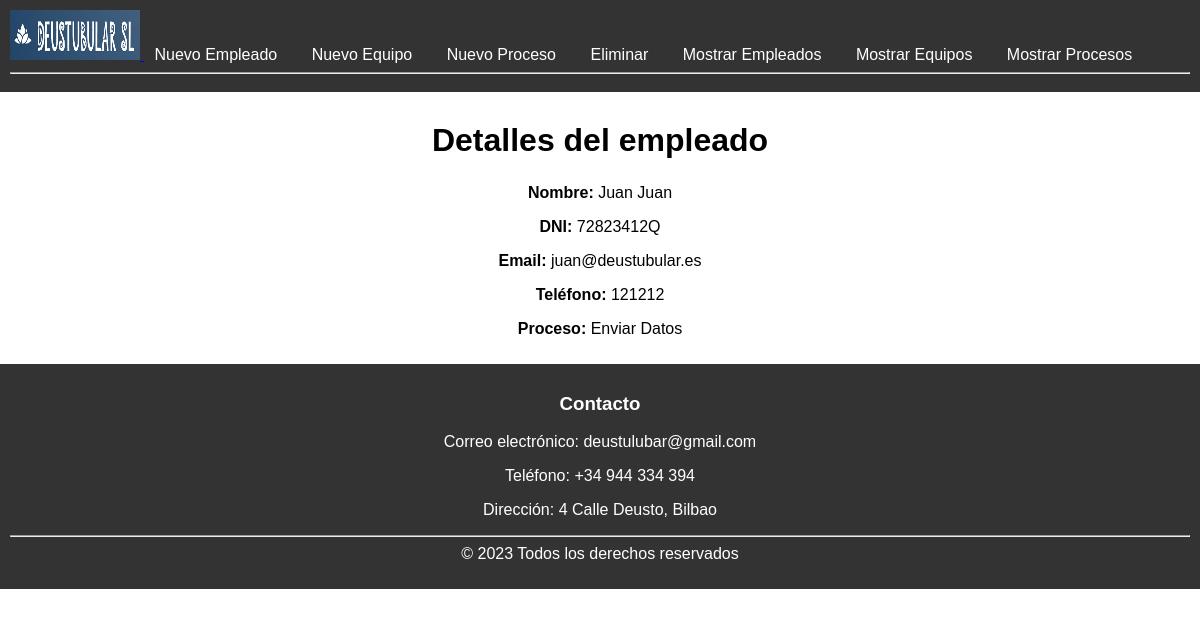
Screenshot of /5/23/ with the database file from the repository.
### DeustubularSL_app/models.py (models this page shows, shortened)
class empleado (models.Model):
    nombre = models.CharField(max_length = 150)
    apellidos = models.CharField(max_length = 150)
    DNI = models.CharField(max_length = 150)
    email = models.CharField(max_length = 150)
    telfono = models.IntegerField(max_length=9,default=0)
    FKidProcesp = models.ForeignKey (proceso, on_delete = models.CASCADE)

class proceso (models.Model):
    nombre = models.CharField(max_length = 150)
    ordenFabricacion = models.IntegerField(default=0)
    codigoProceso = models.IntegerField(default=0)
    referencia = models.CharField(max_length=150)
    fechaIni = models.DateTimeField(default=datetime.datetime.today)
    fechaFin = models.DateTimeField(default=datetime.datetime.today)
    FKidEquipo = models.ForeignKey (equipo, on_delete = models.CASCADE)
    def __str__(self):
        return self.nombre

### DeustubularSL_app/views.py (the view)
# urls.py: path('5/<int:empleado_id>/', views.detalle_empleado, name='detalle_empleado'),
def detalle_empleado(request, empleado_id):
    empleados = get_object_or_404(empleado, id=empleado_id)
    context = {'empleados': empleados}
    return render(request, 'DeustubularSL_app/empleado_detalle.html', context)

### DeustubularSL_app/templates/DeustubularSL_app/empleado_detalle.html (shortened to what this page needs)
{% extends 'base.html' %}
{% block contenido %}
  <h1>Detalles del empleado</h1>
  <p><strong>Nombre:</strong> {{ empleados.nombre }} {{ empleados.apellidos }}</p>
  <p><strong>DNI:</strong> {{ empleados.DNI }}</p>
  <p><strong>Email:</strong> {{ empleados.email }}</p>
  <p><strong>Teléfono:</strong> {{ empleados.telfono }}</p>
  <p><strong>Proceso:</strong> {{ empleados.FKidProcesp }}</p>
{% endblock %}

### DeustubularSL_app/static/style.css (style rules this page uses)
body { font-family: Arial, sans-serif; margin: 0; padding: 0; }
h1 { margin-top: 20px; text-align: center; margin-bottom: 25px; }
p { text-align: center; }

### rows the page displays
empleado: nombre "Juan", apellidos "Juan", DNI "72823412Q", email "juan@deustubular.es", telfono "121212", FKidProcesp "Enviar Datos"
